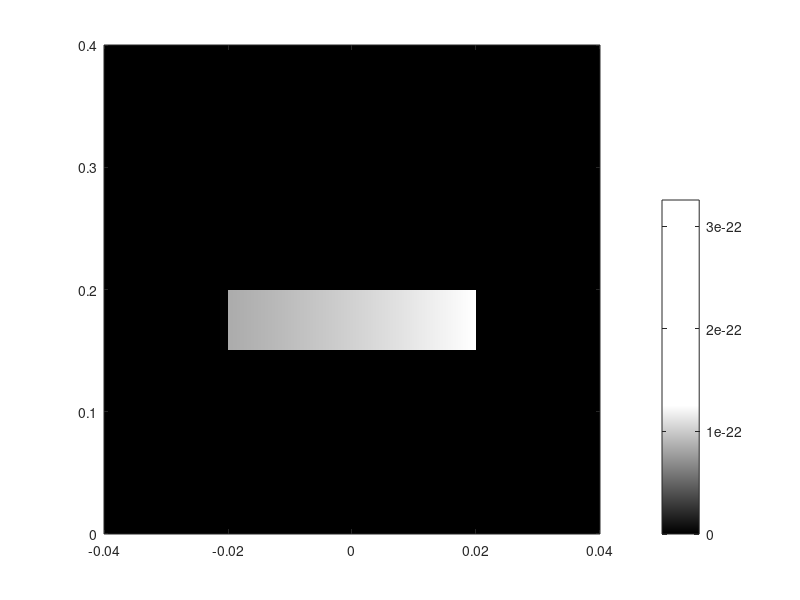

Recreate this plot in MATLAB. (Note: this script raises an error after producing the figure.)
clear all;
clc;


addpath(genpath('.\image'));
addpath(genpath('.\image2'));
addpath(genpath('.\data'));
addpath(genpath('.\dataRGB'));
addpath(genpath('.\len_sub'));
addpath(genpath('.\频域重聚焦精简'));
%% ===================== 1. 火焰辐射模型 =====================

Ny = 500;
Nz = 500;
[y,z] = meshgrid(linspace(-0.04, 0.04, Ny), linspace(0, 0.4, Nz));

% 温度场
T_defalut=0;% 设定环境温度 (0 K)
T = ones(Nz, Ny) * T_defalut;
mask = (y >= -0.02 & y <= 0.02) & (z >= 0.15 & z <= 0.2);

T(mask) = 1373;

% 单色辐射模型
lambda = 0.610;      % um
c1 = 3.7418e-16;
c2 = 1.4388e4;       % um*K
Eb = c1 .* lambda.^(-5) ./ (exp(c2 ./ (lambda .* T)) - 1);

% Beer 衰减
ke = 10;             % m^-1
y_max = max(y(:));
L = y_max - y;
I = Eb .* exp(-ke .* L);

%% ===================== 2. 显示火焰辐射图 =====================
figure('Color','white');
imagesc(linspace(-0.04, 0.04, Ny), linspace(0, 0.4, Nz), I);
set(gca, 'YDir', 'normal');
colormap(gray(256));

cb = colorbar;
cb.Position = [0.73 0.15 0.03 0.7];
cb.Label.String = '单色辐射强度';
cb.Label.Rotation = 0;
cb.Label.Units = 'normalized';
cb.Label.Position = [0.9 1.05 0];
cb.Label.FontSize = 12;

axis tight;
axis image;
grid off;
pbaspect([1 5 1]);
xlabel('径向坐标 r (m)');
ylabel('轴向坐标 z (m)');
title(['辐射传输成像结果, k_e = ', num2str(ke), ' m^{-1}']);
clim([min(I(:)) max(I(:))]);

%% ===================== 3. 把火焰辐射图转成 LF_sim 输入 =====================
I_norm = I - min(I(:));
if max(I_norm(:)) > 0
    I_norm = I_norm / max(I_norm(:));
end

I_norm = I_norm .^ 0.7;   % gamma 调整

obj_gray = uint8(I_norm * 255);
obj = repmat(obj_gray, [1, 1, 3]);   % RGB 三通道

object_num = 1;
d = 600;   % mm，火焰到主透镜距离

%% ===================== 4. 光场相机参数 =====================
v = 16;          % 像距
N_line = 81;     % 主透镜离散化
d_m = 18;

D = 4;           % 主透镜直径
F = 16;          % 焦距
lens_d = 0.04;   % 微透镜直径
sen_N = 20;      % 每个微透镜后传感器像素数

lens_f = lens_d * F / D;
lens_v = lens_f + v;
micr_N = ceil(D / lens_d);
sen_N_total = micr_N * sen_N;
sen_d = lens_d / sen_N;

if mod(sen_N_total,2) == 0
    sen_N_total = sen_N_total + 1;
end

im_max = zeros(3,1);

%% ===================== 5. 火焰辐射图送入 LF_sim =====================
tic
for k = 1:3
    fprintf('正在计算第 %d 个通道...\n', k);
    obje = double(obj(:,:,k));
   obj_w = 0.12 * 1000;   % 横向物理宽度，0.08 m = 80 mm
obj_h = 0.60 * 1000;   % 纵向物理高度，0.40 m = 400 mm

    im = LF_sim(obje, d, obj_w, obj_h, D, N_line, F, v, lens_d, lens_f, sen_N);
    im_max(k) = max(im(:));

    save(sprintf('./dataRGB/im_d_%d_v_%d_Nline_%d_%d.mat', d, v, N_line, k), 'im');
end
t = toc;
fprintf('\n模拟光场传输时间为：t = %.3f s\n', t);
%% ===================== 5.1 组装 5D 光场数据 =====================
LF_R = load(sprintf('./dataRGB/im_d_%d_v_%d_Nline_%d_%d.mat', d, v, N_line, 1));
LF_G = load(sprintf('./dataRGB/im_d_%d_v_%d_Nline_%d_%d.mat', d, v, N_line, 2));
LF_B = load(sprintf('./dataRGB/im_d_%d_v_%d_Nline_%d_%d.mat', d, v, N_line, 3));

LF_R = LF_R.im;
LF_G = LF_G.im;
LF_B = LF_B.im;

fprintf('\nR通道维度: ');
disp(size(LF_R));
fprintf('G通道维度: ');
disp(size(LF_G));
fprintf('B通道维度: ');
disp(size(LF_B));

% 先检查三个通道尺寸是否一致
if ~isequal(size(LF_R), size(LF_G), size(LF_B))
    error('三个通道的光场尺寸不一致，不能合并成5D光场。');
end

% 组装为 5D 光场
LF = cat(5, LF_R, LF_G, LF_B);

fprintf('\n5D光场 LF 的维度为: ');
disp(size(LF));
fprintf('LF 的维数 ndims(LF) = %d\n', ndims(LF));

save(sprintf('./dataRGB/LF_5D_d_%d_v_%d_Nline_%d.mat', d, v, N_line), 'LF', '-v7.3');

fprintf('5D光场数据已保存完成！\n');

%% ===================== 6. 显示输入场景 =====================
figure;
imshow(obj, []);
title('输入 LF_sim 的火焰辐射图 obj');
fprintf('\n已画出火焰场景图像！\n');

%% ===================== 7. 显示传感器图像 =====================
im_RGB = reshape4to2_im(d, v, N_line, micr_N, sen_N, im_max);

figure;
imshow(im_RGB, []);
title('带微透镜阵列的传感器图像');
imwrite(im_RGB, sprintf('./dataRGB/im_d_%d_v_%d_Nline_%d_RGB.jpg', d, v, N_line));

fprintf('\n已画出传感器图像！\n');


disp('The end!');
